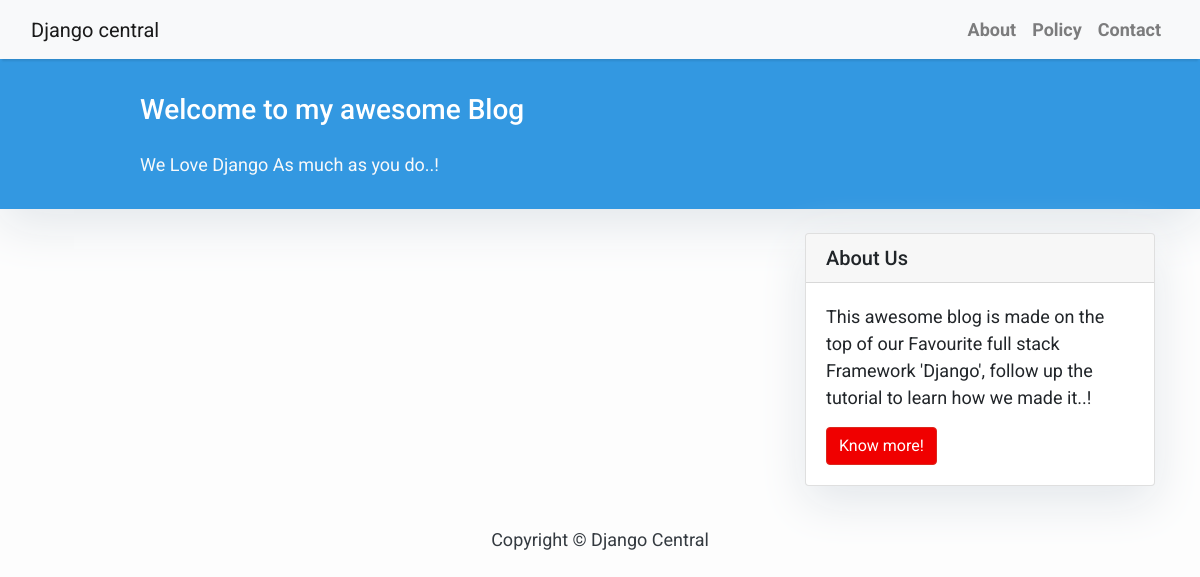
The app's page /, older data.
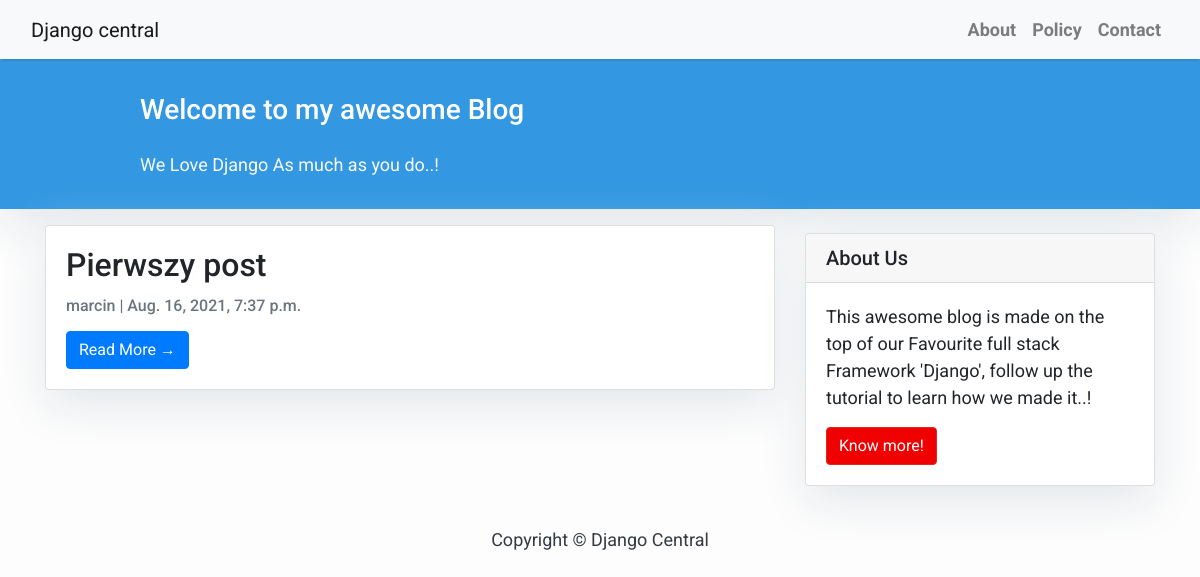
The same page, newer data.
### pblog/models.py (models this page shows, shortened)
class Post(models.Model):
    title = models.CharField(max_length=250, unique=True)
    slug = models.SlugField(max_length=200, unique=True)
    author = models.ForeignKey(User, on_delete=models.CASCADE, related_name='blog_posts')
    category = models.ForeignKey(Category, on_delete=models.SET_DEFAULT, default=1)
    update_on = models.DateTimeField(auto_now=True)
    intro = models.TextField()
    content = MartorField()
    created_on = models.DateTimeField(auto_now_add=True)
    status = models.IntegerField(choices=STATUS, default=0)
    class Meta:
        ordering = ['-created_on']

### pblog/views.py (the view)
# urls.py: path('', views.PostList.as_view(), name='home'),
class PostList(generic.ListView):
    queryset = Post.objects.filter(status=1).order_by('-created_on')
    template_name = 'index.html'

### pblog/templates/index.html (shortened to what this page needs)
{% extends "base.html" %}
{% block content %}
<header class="masthead">
    <div class="container">
        <div class="row">
            <div class=" col-md-8 col-md-10 mx-auto">
                <div class="site-heading">
                    <h3 class=" site-heading my-4 mt-3 text-white"> Welcome to my awesome Blog </h3>
                    <p class="text-light">We Love Django As much as you do..! &nbsp
                    </p>
                </div>
            </div>
        </div>
    </div>
</header>
<div class="container">
    <div class="row">
        <div class="col-md-8 mt-3 left">
            {% for post in post_list %}
            <div class="card mb-4">
                <div class="card-body">
                    <h2 class="card-title">{{ post.title }}</h2>
                    <p class="card-text text-muted h6">{{ post.author }} | {{ post.created_on}} </p>
                    <a href="{% url 'post_detail' post.slug  %}" class="btn btn-primary">Read More &rarr;</a>
                </div>
            </div>
            {% endfor %}
        </div>
        {% block sidebar %} {% include 'sidebar.html' %} {% endblock sidebar %}
    </div>
</div>
{%endblock%}

Row changes from the older to the newer data that the page shows:
now on this page (row edited): Post: title "Pierwszy post", author "marcin", created_on "Aug. 16, 2021, 7:37 p.m."
